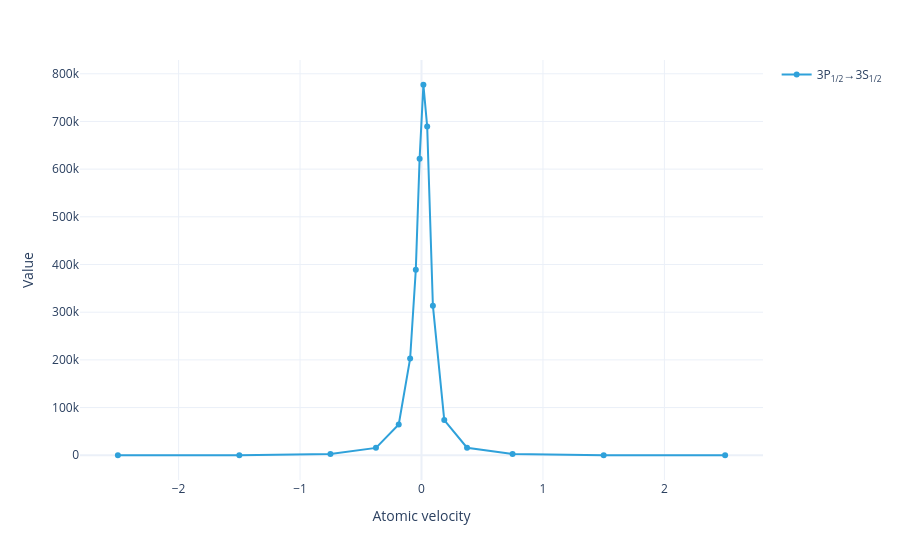

Notebook code cell kept with this figure:
### Markdown cell above
Plot the velocity distribution of flux. Each point marks the center of a velocity group:

### Code cell
#|notest
model.flux_distribution(sol).visualize(markers=True)

### Figure 1 — Plotly figure (JSON) as saved in the notebook; plotly's stock layout.template omitted (floating-point values rounded to 4 significant figures)
{"data": [{"hovertemplate": "Transition=3P<sub>1/2</sub>→3S<sub>1/2</sub><br>Atomic velocity=%{x}<br>Value=%{y}<extra></extra>", "legendgroup": "3P<sub>1/2</sub>→3S<sub>1/2</sub>", "line": {"color": "#2fa1da", "dash": "solid"}, "marker": {"symbol": "circle"}, "mode": "lines+markers", "name": "3P<sub>1/2</sub>→3S<sub>1/2</sub>", "orientation": "v", "showlegend": true, "type": "scatter", "x": [-2.5, -1.5, -0.75, -0.375, -0.1875, -0.09375, -0.04688, -0.01562, 0.01562, 0.04688, 0.09375, 0.1875, 0.375, 0.75, 1.5, 2.5], "xaxis": "x", "y": [1.843, 158.6, 2605.0, 15470.0, 64610.0, 202600.0, 388900.0, 621600.0, 776900.0, 689200.0, 313700.0, 73750.0, 15770.0, 2613.0, 158.7, 1.846], "yaxis": "y"}], "layout": {"legend": {"title": {}, "tracegroupgap": 0}, "margin": {"t": 60}, "xaxis": {"anchor": "y", "domain": [0, 1], "title": {"text": "Atomic velocity"}}, "yaxis": {"anchor": "x", "domain": [0, 1], "title": {"text": "Value"}}}}
